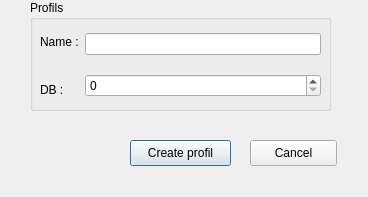
<?xml version="1.0" encoding="UTF-8"?>
<ui version="4.0">
 <class>CreateProfil</class>
 <widget class="QDialog" name="CreateProfil">
  <property name="geometry">
   <rect>
    <x>0</x>
    <y>0</y>
    <width>368</width>
    <height>197</height>
   </rect>
  </property>
  <property name="windowTitle">
   <string>Create profils</string>
  </property>
  <widget class="QGroupBox" name="groupBox">
   <property name="geometry">
    <rect>
     <x>30</x>
     <y>0</y>
     <width>301</width>
     <height>111</height>
    </rect>
   </property>
   <property name="title">
    <string>Profils</string>
   </property>
   <widget class="QWidget" name="horizontalLayoutWidget">
    <property name="geometry">
     <rect>
      <x>10</x>
      <y>20</y>
      <width>281</width>
      <height>91</height>
     </rect>
    </property>
    <layout class="QHBoxLayout" name="horizontalLayout">
     <item>
      <layout class="QVBoxLayout" name="verticalLayout">
       <item>
        <widget class="QLabel" name="label">
         <property name="text">
          <string>Name :</string>
         </property>
        </widget>
       </item>
       <item>
        <widget class="QLabel" name="label_2">
         <property name="text">
          <string>DB :</string>
         </property>
        </widget>
       </item>
      </layout>
     </item>
     <item>
      <layout class="QVBoxLayout" name="verticalLayout_2">
       <item>
        <widget class="QLineEdit" name="nameEdit"/>
       </item>
       <item>
        <widget class="QSpinBox" name="dbSpinBox"/>
       </item>
      </layout>
     </item>
    </layout>
   </widget>
  </widget>
  <widget class="QPushButton" name="createButton">
   <property name="geometry">
    <rect>
     <x>130</x>
     <y>140</y>
     <width>101</width>
     <height>26</height>
    </rect>
   </property>
   <property name="text">
    <string>Create profil</string>
   </property>
  </widget>
  <widget class="QPushButton" name="cancelButton">
   <property name="geometry">
    <rect>
     <x>250</x>
     <y>140</y>
     <width>87</width>
     <height>26</height>
    </rect>
   </property>
   <property name="text">
    <string>Cancel</string>
   </property>
  </widget>
 </widget>
 <resources/>
 <connections/>
</ui>
